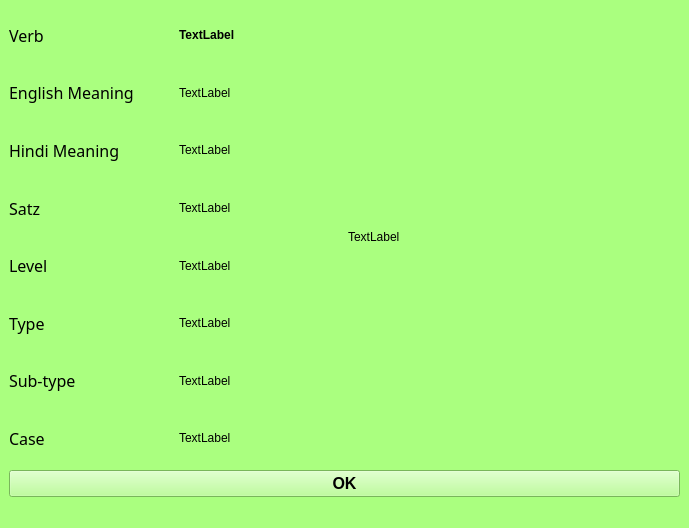
<?xml version="1.0" encoding="UTF-8"?>
<ui version="4.0">
 <class>MainWindow</class>
 <widget class="QMainWindow" name="MainWindow">
  <property name="geometry">
   <rect>
    <x>0</x>
    <y>0</y>
    <width>689</width>
    <height>528</height>
   </rect>
  </property>
  <property name="windowTitle">
   <string>Search Result</string>
  </property>
  <property name="styleSheet">
   <string notr="true">background-color: rgb(170, 255, 127);</string>
  </property>
  <widget class="QWidget" name="centralwidget">
   <layout class="QGridLayout" name="gridLayout_2">
    <item row="0" column="0">
     <layout class="QHBoxLayout" name="horizontalLayout">
      <item>
       <layout class="QGridLayout" name="gridLayout">
        <item row="0" column="0">
         <widget class="QLabel" name="insert_verb_verb_label">
          <property name="font">
           <font>
            <family>Rockwell</family>
            <pointsize>12</pointsize>
           </font>
          </property>
          <property name="text">
           <string>Verb</string>
          </property>
         </widget>
        </item>
        <item row="0" column="1">
         <widget class="QLabel" name="main_verb_label">
          <property name="font">
           <font>
            <weight>75</weight>
            <bold>true</bold>
           </font>
          </property>
          <property name="text">
           <string>TextLabel</string>
          </property>
          <property name="wordWrap">
           <bool>true</bool>
          </property>
         </widget>
        </item>
        <item row="1" column="0">
         <widget class="QLabel" name="insert_verb_engmeaning_label">
          <property name="font">
           <font>
            <family>Rockwell</family>
            <pointsize>12</pointsize>
           </font>
          </property>
          <property name="text">
           <string>English Meaning</string>
          </property>
         </widget>
        </item>
        <item row="1" column="1">
         <widget class="QLabel" name="eng_meaning_verb_label">
          <property name="text">
           <string>TextLabel</string>
          </property>
          <property name="wordWrap">
           <bool>true</bool>
          </property>
         </widget>
        </item>
        <item row="2" column="0">
         <widget class="QLabel" name="insert_verb_hindimeaning_label">
          <property name="font">
           <font>
            <family>Rockwell</family>
            <pointsize>12</pointsize>
           </font>
          </property>
          <property name="text">
           <string>Hindi Meaning</string>
          </property>
         </widget>
        </item>
        <item row="2" column="1">
         <widget class="QLabel" name="hin_meaning_verb_label">
          <property name="text">
           <string>TextLabel</string>
          </property>
          <property name="wordWrap">
           <bool>true</bool>
          </property>
         </widget>
        </item>
        <item row="3" column="0">
         <widget class="QLabel" name="insert_verb_satz_label">
          <property name="font">
           <font>
            <family>Rockwell</family>
            <pointsize>12</pointsize>
           </font>
          </property>
          <property name="text">
           <string>Satz</string>
          </property>
         </widget>
        </item>
        <item row="3" column="1">
         <widget class="QLabel" name="satz_verb_label">
          <property name="text">
           <string>TextLabel</string>
          </property>
          <property name="wordWrap">
           <bool>true</bool>
          </property>
         </widget>
        </item>
        <item row="4" column="0">
         <widget class="QLabel" name="insert_verb_level_label">
          <property name="font">
           <font>
            <family>Rockwell</family>
            <pointsize>12</pointsize>
           </font>
          </property>
          <property name="text">
           <string>Level</string>
          </property>
         </widget>
        </item>
        <item row="4" column="1">
         <widget class="QLabel" name="level_verb_label">
          <property name="text">
           <string>TextLabel</string>
          </property>
          <property name="wordWrap">
           <bool>true</bool>
          </property>
         </widget>
        </item>
        <item row="5" column="0">
         <widget class="QLabel" name="insert_verb_type_label">
          <property name="font">
           <font>
            <family>Rockwell</family>
            <pointsize>12</pointsize>
           </font>
          </property>
          <property name="text">
           <string>Type</string>
          </property>
         </widget>
        </item>
        <item row="5" column="1">
         <widget class="QLabel" name="type_verb_label">
          <property name="text">
           <string>TextLabel</string>
          </property>
          <property name="wordWrap">
           <bool>true</bool>
          </property>
         </widget>
        </item>
        <item row="6" column="0">
         <widget class="QLabel" name="insert_verb_subtype_label">
          <property name="font">
           <font>
            <family>Rockwell</family>
            <pointsize>12</pointsize>
           </font>
          </property>
          <property name="text">
           <string>Sub-type</string>
          </property>
         </widget>
        </item>
        <item row="6" column="1">
         <widget class="QLabel" name="subtype_verb_label">
          <property name="text">
           <string>TextLabel</string>
          </property>
          <property name="wordWrap">
           <bool>true</bool>
          </property>
         </widget>
        </item>
        <item row="7" column="0">
         <widget class="QLabel" name="insert_verb_case_label">
          <property name="font">
           <font>
            <family>Rockwell</family>
            <pointsize>12</pointsize>
           </font>
          </property>
          <property name="text">
           <string>Case</string>
          </property>
         </widget>
        </item>
        <item row="7" column="1">
         <widget class="QLabel" name="case_verb_label">
          <property name="text">
           <string>TextLabel</string>
          </property>
          <property name="wordWrap">
           <bool>true</bool>
          </property>
         </widget>
        </item>
       </layout>
      </item>
      <item>
       <widget class="QLabel" name="img_label">
        <property name="text">
         <string>TextLabel</string>
        </property>
        <property name="scaledContents">
         <bool>true</bool>
        </property>
       </widget>
      </item>
     </layout>
    </item>
    <item row="1" column="0">
     <widget class="QPushButton" name="ok_pushButton">
      <property name="font">
       <font>
        <pointsize>12</pointsize>
        <weight>75</weight>
        <bold>true</bold>
       </font>
      </property>
      <property name="text">
       <string>OK</string>
      </property>
     </widget>
    </item>
   </layout>
  </widget>
  <widget class="QMenuBar" name="menubar">
   <property name="geometry">
    <rect>
     <x>0</x>
     <y>0</y>
     <width>689</width>
     <height>21</height>
    </rect>
   </property>
  </widget>
  <widget class="QStatusBar" name="statusbar"/>
 </widget>
 <resources/>
 <connections/>
</ui>
